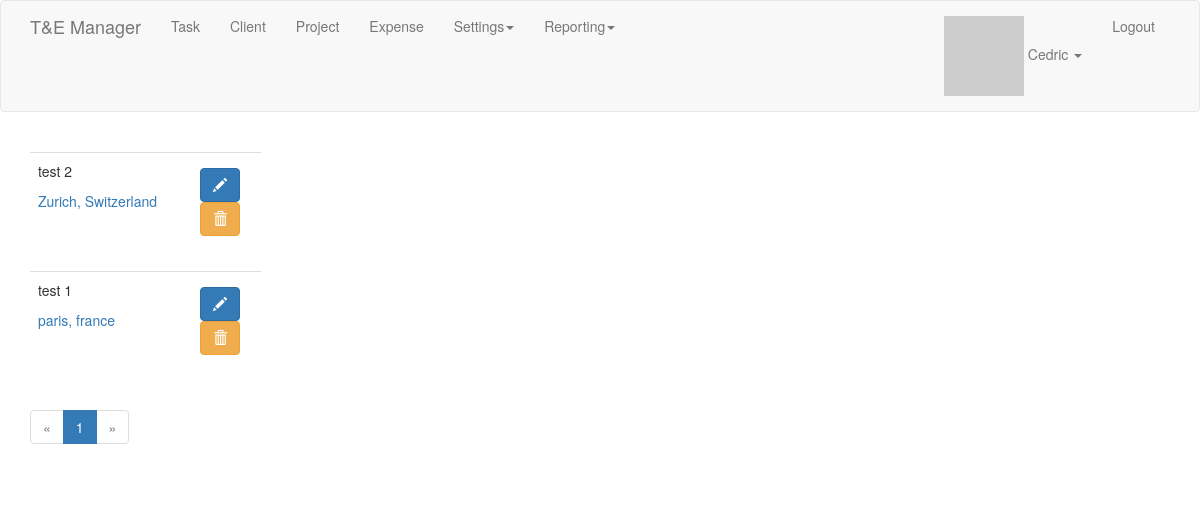
/list_of_clients (signed in), run on an earlier commit of the app's database.
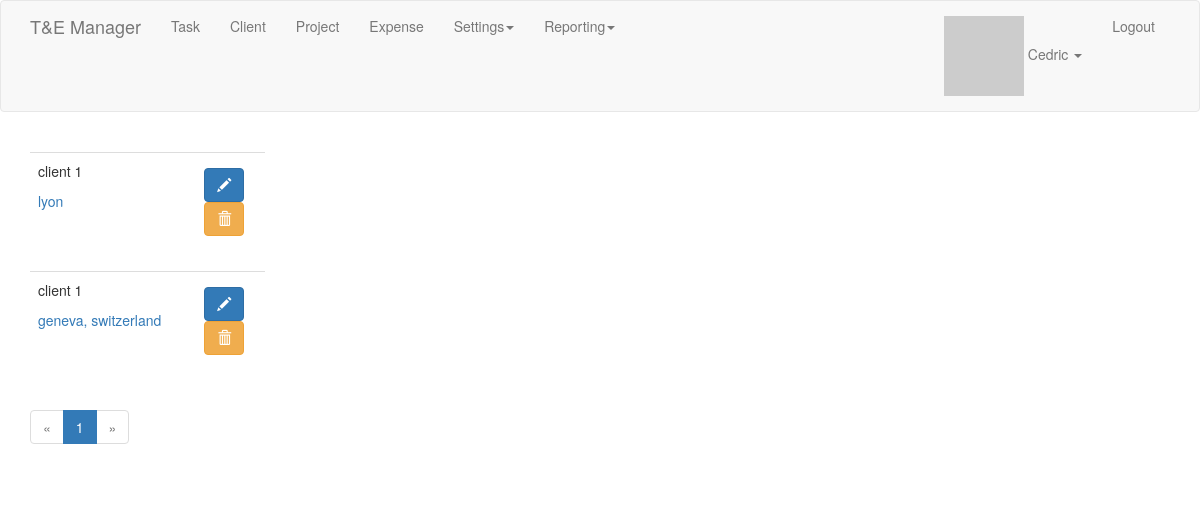
And on a later commit of the database.
### app/models.py (models this page shows, shortened)
class Client(db.Model):
    id = db.Column(db.Integer, primary_key=True)
    name = db.Column(db.String(64), index=True)
    user_id = db.Column(db.Integer, db.ForeignKey('user.id'))
    address = db.Column(db.String(128))
    colour = db.Column(db.String(16))
    tasks = db.relationship('Task', backref='client_task', lazy='dynamic')
    projects = db.relationship('Project', backref='client_project', lazy='dynamic')

### app/clients/routes.py (the view)
@bp.route('/list_of_clients')
@login_required
def list_of_clients():
    page = request.args.get('page', 1, type=int)
    pagination = Client.query.order_by(Client.name.desc()).paginate(page, 5, False)
    clients = pagination.items
    return render_template('clients/list_of_clients.html', title='List of clients', clients=clients,
                           pagination=pagination)

### app/main/__init__.py (called while the page is built)
@bp.app_context_processor
def inject_permissions():
    return dict(Permission=Permission)

### app/main/routes.py (called while the page is built)
@bp.before_app_request
def before_request():
    if current_user.is_authenticated:
        current_user.last_seen = datetime.utcnow()
        db.session.commit()

### app/models.py (called while the page is built)
@login.user_loader
def load_user(id):
    return User.query.get(int(id))

    def avatar(self, size):
        digest = md5(self.email.lower().encode('utf-8')).hexdigest()
        return 'https://www.gravatar.com/avatar/{}?d=identicon&s={}'.format(digest, size)

### app/templates/clients/list_of_clients.html
{% extends "base.html" %}
{% import 'bootstrap/wtf.html' as wtf %}
{% import "_macros.html" as macros %}
{% block app_content %}
    <div class="pagination">
        {% for client in clients %}
            {% include 'clients/_client.html' %}
        {% endfor %}
        {{ macros.pagination_widget(pagination, 'clients.list_of_clients') }}
    </div>
{% endblock %}

### app/templates/clients/_client.html
<table class="table table-hover">
    <tr>
        <td>
            <div class="row">
                <div class="col-md-9">
                    <p>{{ client.name }}</p>
                    {% autoescape false %}
                    <a href="http://maps.google.com/?q={{ client.address | replace("\n", " ") }}">{{ client.address | replace("\n", "<br/>") }}</a>
                    {%  endautoescape %}
                </div>
                <div class="col-md-3">
                    <div class="btn pull-right">
                        <a class="btn btn-primary" href="{{ url_for('clients.edit_client', id=client.id) }}"><span class="glyphicon glyphicon-pencil"></span></a>
                        {% if current_user.is_administrator %}
                            <form method="post" action="{{ url_for('clients.delete_client', id=client.id) }}"><button type="submit" class="btn btn-warning"><span class="glyphicon glyphicon-trash"></span></button></form>
                        {% endif %}
                    </div>
                </div>
            </div>
        </td>
    </tr>
</table>

What changed in the data, as far as the page shows it:
removed Client: name "test 2", address "Zurich, Switzerland"
added Client: name "client 1", address "lyon"
changed Client: name "test 1" → "client 1"; address "paris, france" → "geneva, switzerland"
